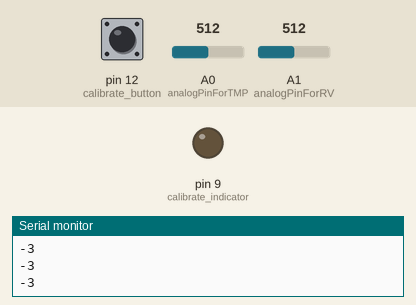
Recording of a sketch running on a simulated Arduino Nano Every. Parts: output pins drawn as LEDs (lit = HIGH), the last lines printed to the serial monitor. The test bench sets the inputs (shaded band); at power-on: pin 12 (calibrate_button) LOW, A0 (analogPinForTMP) = 512, A1 (analogPinForRV) = 512.

Above: at 1.2 s.
1.3 s: pin 12 (calibrate_button) pulled HIGH for 0.3 s
At 1.9 s:
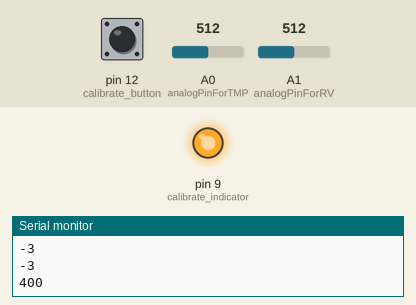
Timing chart, 0 to 26.0 s (numbered marks = the images above; inputs shaded):
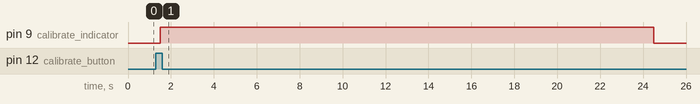

Measured:
- after the input at 1.3 s, pin 9 (calibrate_indicator): LOW → HIGH after 0.20 s, → LOW 23.0 s later

The sketch:

ArduinoCode.ino
```cpp
/* Modern Device Wind Sensor Sketch for Rev C Wind Sensor
  This sketch is only valid if the wind sensor if powered from
  a regulated 5 volt supply.

  Hardware Setup:
  Arduino                Nano Every
  Wind Sensor Signals    Modern Device Wind Sensor Rev C
  GND                    GND
  +V                     5V
  RV                     A1
  TMP                    A0
*/

#include <SPI.h>
#include <SD.h>

#define LED_PIN 2
#define LED_COUNT 4
#define analogPinForRV    1
#define analogPinForTMP   0
#define potentiometer_analog 3 // sets up a pin for the analog value of the potentiometer to go into
#define calibrate_button 12
#define calibrate_indicator 9
#define zeroWindAdjustment 0.2 // negative numbers yield smaller wind speeds and vice versa.
#define voltage 5.0
#define bit_depth 1023.0
#define ambient_delay 5000 //[milliseconds]
#define max_delay 3000 //[milliseconds]
#define num_levels 5
#define wait_code 400
#define exhale_code 500
#define inhale_code 600
#define calibration_over_code 700

float WindSpeed_MPH;
float TempC;
float avg_temp = 15.0;
float avg_speed = 10.0;
float avg_overall_max_out = 25.0;
float avg_overall_max_in = 25.0;
int value;


void setup() {
  //  pinMode(LED_BUILTIN, OUTPUT);
  Serial.begin(9600);

  while (!Serial) {
    ; // wait for serial port to connect. Needed for native USB port only
  }
  pinMode(calibrate_button, INPUT);
  pinMode(calibrate_indicator, OUTPUT);
}


void loop() {
  /* Measure windspeed and temperature, listen for activation of calibration button, and Serial print value

    This function calls the measure(), calibrate(), and levels() functions in order to run the full code.
    After running this, it Serial prints the "level" (-5 to 5) every 0.5 seconds.
  */
  WindSpeed_MPH, TempC = measure();

  if (digitalRead(calibrate_button)) {
    avg_temp, avg_speed, avg_overall_max_out, avg_overall_max_in = calibrate();
  }

  value = levels(avg_temp, avg_speed, avg_overall_max_out, avg_overall_max_in);
  Serial.println(value);

  delay(500);
}


float measure() {
  /* Read and convert windspeed and temperature from analog inputs of sensor

     This function analog reads the current windspeed and temperature and uses a series of empirically
     derived relationships to convert both windspeed to units of miles per hour and temperature to
     degrees Celsius.

     :returns: float containing windspeed in miles per hour
     :returns: float containing temperature in Celsius
  */
  float TMP_Therm_ADunits;  //temp termistor value from wind sensor
  float RV_Wind_ADunits;    //RV output from wind sensor
  float RV_Wind_Volts;
  float TempCtimes100;
  float TempC;
  float zeroWind_ADunits;
  float zeroWind_volts;

  TMP_Therm_ADunits = analogRead(analogPinForTMP);
  RV_Wind_ADunits = analogRead(analogPinForRV);
  RV_Wind_Volts = (RV_Wind_ADunits *  (voltage / bit_depth)); //Converts to voltage

  TempCtimes100 = (0.005 * ((float)TMP_Therm_ADunits * (float)TMP_Therm_ADunits)) - (16.862 * (float)TMP_Therm_ADunits) + 9075.4;
  TempC = TempCtimes100 / 100.0;
  zeroWind_ADunits = -0.0006 * ((float)TMP_Therm_ADunits * (float)TMP_Therm_ADunits) + 1.0727 * (float)TMP_Therm_ADunits + 47.172; //  13.0C  553  482.39
  zeroWind_volts = (zeroWind_ADunits * 0.0048828125) - zeroWindAdjustment;
  WindSpeed_MPH =  pow(((RV_Wind_Volts - zeroWind_volts) / .2300) , 2.7265);
  return WindSpeed_MPH, TempC;
}

float calibrate() {
  /* Measure the ambient temperature and windspeed and the patient's maximum inhale and exhale windspeeds.

     This function is called when the calibration button is pressed on the device. Once the function begins,
     it outputs the wait_code to the Serial monitor, which is interpretted by the computer interface and
     tells the user to "wait." During this waiting period, it measures the ambient temperature and windspeed
     for the delay time specific by ambient_delay. Then, it sends alternating codes for exhale and inhale to
     the Serial monitor, which the user interface interprets, telling the user to breathe out and in as hard
     as possible for the delay time specifed by max_delay. During each of these delays, it measures windspeed,
     doing this 3 times in total and then averaging the values. It the outputs the average ambient temperature
     and windspeed and the maximum inhale and exhale windspeeds.

     :returns: float containing average ambient windspeed
     :returns: float containing average ambient temperature
     :returns: float containing average maximum exhale windspeed
     :returns: float containing average maximum inhale windspeed
  */
  float temps_total = 0;
  float speed_total = 0;
  int count = 0;
  float nowtime;
  float starttime;
  int flag = 0;
  float max_speed_total = 0.0;
  int count_max = 0;
  float avg_max;
  float max_speed_total_in = 0;
  int count_max_in = 0;

  flag = 1;
  starttime = millis();
  Serial.println(wait_code);
  while (flag == 1) { //ambient temp/speed calibration
    digitalWrite(calibrate_indicator, HIGH);
    WindSpeed_MPH, TempC = measure();
    temps_total += TempC;
    speed_total += WindSpeed_MPH;
    count += 1;
    nowtime = millis();
    if ((nowtime - starttime) >= (ambient_delay)) {
      avg_temp = temps_total / float(count);
      avg_speed = speed_total / float(count);
      count = 0;
      temps_total = 0;
      flag = 0;
      for (int i = 0; i < 3; i++) {
        Serial.println(exhale_code); //max exhale speed calibration
        delay(max_delay);
        WindSpeed_MPH, TempC = measure();
        max_speed_total += WindSpeed_MPH;
        count_max += 1;

        Serial.println(inhale_code); //max inhale speed calibration
        delay(max_delay);
        WindSpeed_MPH, TempC = measure();
        max_speed_total_in += WindSpeed_MPH;
        count_max_in += 1;

      }
      avg_overall_max_out = max_speed_total / float(count_max);
      avg_overall_max_in = max_speed_total_in / float(count_max_in);
    }
  }
  Serial.println(calibration_over_code);
  digitalWrite(calibrate_indicator, LOW);
  return avg_temp, avg_speed, avg_overall_max_out, avg_overall_max_in;
}

int levels(float avg_temp, float avg_speed, float avg_overall_max_out, float avg_overall_max_in) {
  /* Calculate the level of the patient's breath based on windspeed as compared to average and maximum
     windspeeds

     This function measures the patient's current windspeed and temperature, and then sorts the breaths
     into inhales or exhales. Inhales occur when the temperature of the breath is below the ambient
     temperature, and exhales occur when the temperature of the breath is above the ambient temperature.
     Once the breaths are sorted, the range of each of the five levels is determined by calculating
     the difference between maximum windspeed and ambient windspeed and dividing by the number of levels,
     5. Then, the specific level for the current breath is calculated by dividing the current speed by the
     range previously calculated. If it is an inhale, the level is positive. If it is an exhale, the level
     is negative. If there is no breath (the current windspeed is lower than the ambient speed), the level
     is zero.

     :param avg_temp: float containing the ambient temperature in Celsius
     :param avg_speed: float containing the ambient windspeed in miles per hour
     :param avg_overal_max_out: float containing average maximum exhale windspeed
     :param avg_overal_max_in: float containing average maximum inhale windspeed
     :param num_levels: int containing the total number of levels (usually 5)
  */

  float range_in = 1.0;
  float range_out = 1.0;

  WindSpeed_MPH, TempC = measure();

  if (WindSpeed_MPH > avg_speed && TempC <= avg_temp) { //breathing in
    range_in = (avg_overall_max_in - avg_speed) / float(num_levels);
    value = WindSpeed_MPH / range_in;
  }
  else if (WindSpeed_MPH > avg_speed && TempC >= avg_temp) { //breathing out
    range_out = (avg_overall_max_out - avg_speed) / float(num_levels);
    value = -WindSpeed_MPH / range_out;
  }
  else if (WindSpeed_MPH < avg_speed) {
    value = 0;
  }
  return value;
}
```
